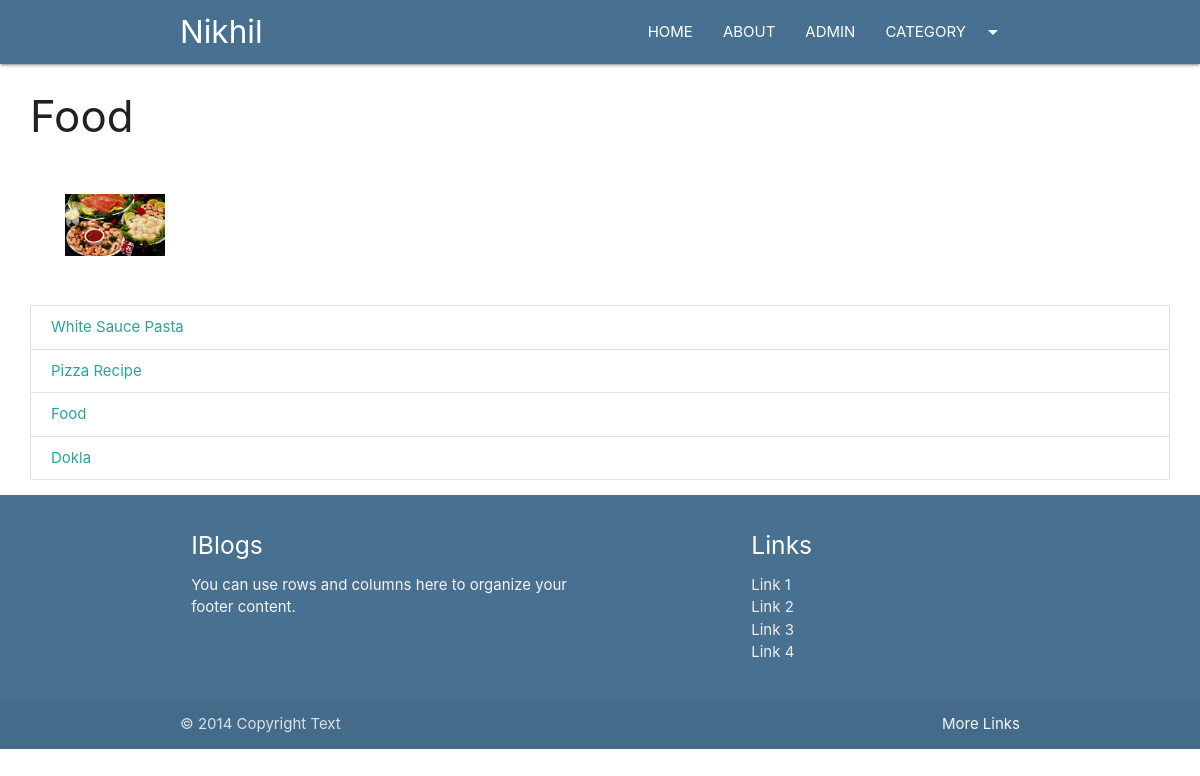
/category/food, run on the app's committed database.
### iblog/models.py (models this page shows, shortened)
class Category(models.Model):
    cat_id = models.AutoField(primary_key=True)
    title = models.CharField(max_length=100)
    description = models.TextField()
    url = models.CharField(max_length=100)
    image = models.ImageField(upload_to='category/')
    add_date = models.DateTimeField(auto_now_add=True, null=True)

class Post(models.Model):
    post_id = models.AutoField(primary_key=True)
    title = models.CharField(max_length=200)
    content = HTMLField()
    url = models.CharField(max_length=100)
    cat = models.ForeignKey(Category, on_delete=models.CASCADE)
    image = models.ImageField(upload_to='post/')

### iblog/views.py (the view)
# urls.py: path('category/<slug:url>', category)
def category(request, url):
    cat = Category.objects.get(url=url)
    posts = Post.objects.filter(cat=cat)
    return render(request, "category.html", {'cat': cat, 'posts': posts})

### templates/category.html (shortened to what this page needs)
{%extends 'base.html' %}
{%block content%}
<div class="container-custom">
    <h3>{{cat.title}}</h3>
    <div class="img-container">
        <img src="/media/{{cat.image}}" class="responsive-img" style="max-height:450px;width:100px; margin: 35px;"
             alt="">
    </div>
    <div class="collection">
        {%for p in posts %}
        <a href="/blog/{{p.url}}" class="collection-item">{{p.title}}</a>
        {% empty %}
        <h3>No posts in this category</h3>
        {%endfor%}
    </div>
</div>
{%endblock%}

### static/css/style.css (style rules this page uses)
.container-custom { width:95%!important; margin:auto; }

### data on the page
Category: title "Food", image (picture)
Post: title "White Sauce Pasta"
Post: title "Pizza Recipe"
Post: title "Food"
Post: title "Dokla"
